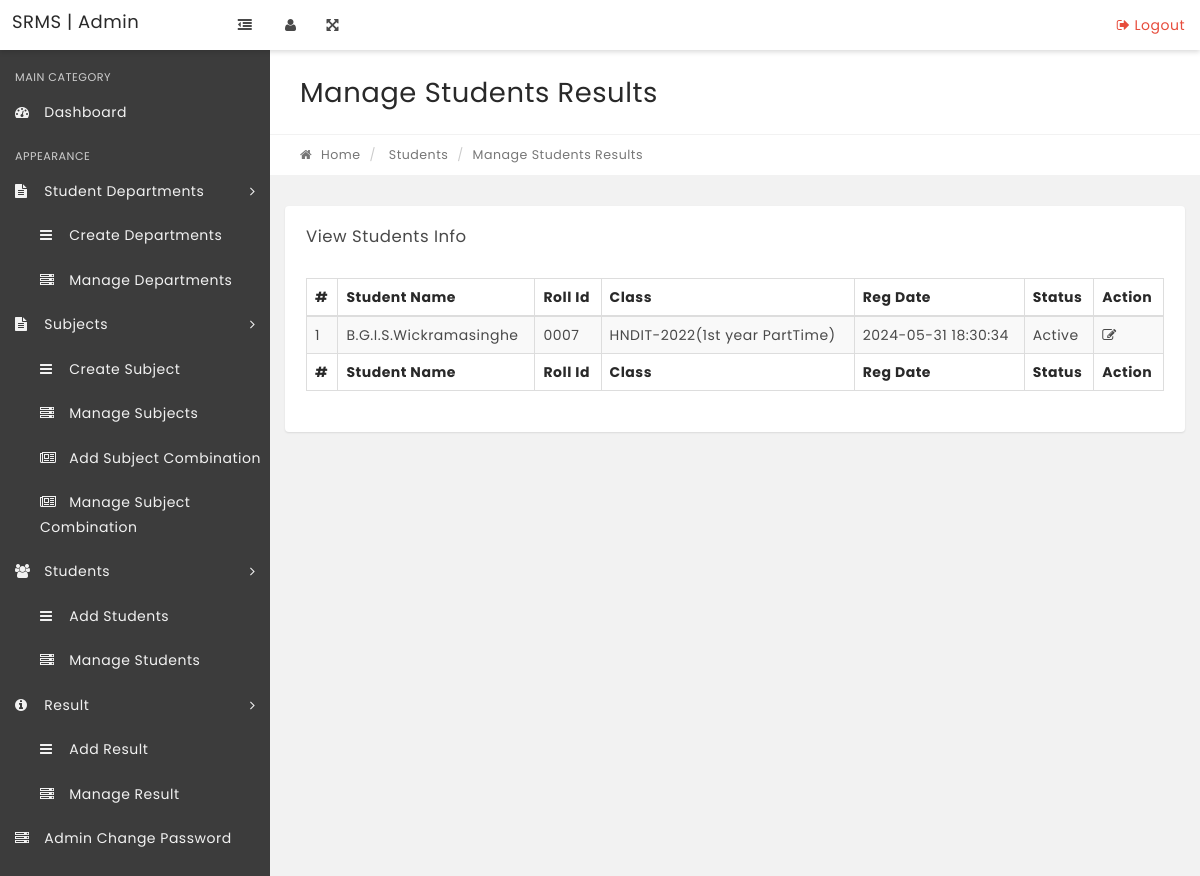
Screenshot of /manage-results.php with the database file from the repository.
### tables this page shows
CREATE TABLE IF NOT EXISTS `tblstudents` (
  `StudentId` int(11) NOT NULL AUTO_INCREMENT,
  `StudentName` varchar(100) NOT NULL,
  `RollId` varchar(100) NOT NULL,
  `StudentEmail` varchar(100) NOT NULL,
  `Gender` varchar(10) NOT NULL,
  `DOB` varchar(100) NOT NULL,
  `ClassId` int(11) NOT NULL,
  `RegDate` timestamp NOT NULL DEFAULT current_timestamp(),
  `UpdationDate` timestamp NULL DEFAULT NULL ON UPDATE current_timestamp(),
  `Status` int(1) NOT NULL,
  PRIMARY KEY (`StudentId`)
);

### manage-results.php (the view, shortened to what this page needs)
<?php
include('includes/config.php');
if(strlen($_SESSION['alogin'])=="")
    {
    header("Location: index.php");
    }
    else{
?>
<!DOCTYPE html>
<html lang="en">
    <head>
        <link rel="stylesheet" href="css/bootstrap.min.css" media="screen" >
        <link rel="stylesheet" href="css/font-awesome.min.css" media="screen" >
        <link rel="stylesheet" href="css/animate-css/animate.min.css" media="screen" >
        <link rel="stylesheet" href="css/lobipanel/lobipanel.min.css" media="screen" >
        <link rel="stylesheet" href="css/prism/prism.css" media="screen" >
        <link rel="stylesheet" type="text/css" href="js/DataTables/datatables.min.css"/>
        <link rel="stylesheet" href="css/main.css" media="screen" >
    </head>
    <body class="top-navbar-fixed">
        <div class="main-wrapper">
   <?php include('includes/topbar.php');?>
            <div class="content-wrapper">
                <div class="content-container">
<?php include('includes/leftbar.php');?>
                    <div class="main-page">
                        <div class="container-fluid">
                            <div class="row page-title-div">
                                <div class="col-md-6">
                                    <h2 class="title">Manage Students Results</h2>
                                </div>
                            </div>
                            <div class="row breadcrumb-div">
                                <div class="col-md-6">
                                    <ul class="breadcrumb">
            							<li><a href="dashboard.php"><i class="fa fa-home"></i> Home</a></li>
                                        <li> Students</li>
            							<li class="active">Manage Students Results</li>
            						</ul>
                                </div>
                            </div>
                        </div>
                        <section class="section">
                            <div class="container-fluid">
                                <div class="row">
                                    <div class="col-md-12">
                                        <div class="panel">
                                            <div class="panel-heading">
                                                <div class="panel-title">
                                                    <h5>View Students Info</h5>
                                                </div>
                                            </div>
                                            <div class="panel-body p-20">
                                                <table id="example" class="display table table-striped table-bordered" cellspacing="0" width="100%">
                                                    <thead>
                                                        <tr>
                                                            <th>#</th>
                                                            <th>Student Name</th>
                                                            <th>Roll Id</th>
                                                            <th>Class</th>
                                                            <th>Reg Date</th>
                                                            <th>Status</th>
                                                            <th>Action</th>
                                                        </tr>
                                                    </thead>
                                                    <tfoot>
                                                        <tr>
                                                          <th>#</th>
                                                            <th>Student Name</th>
                                                            <th>Roll Id</th>
                                                            <th>Class</th>
                                                            <th>Reg Date</th>
                                                            <th>Status</th>
                                                            <th>Action</th>
                                                        </tr>
                                                    </tfoot>
                                                    <tbody>
<?php $sql = "SELECT  distinct tblstudents.StudentName,tblstudents.RollId,tblstudents.RegDate,tblstudents.StudentId,tblstudents.Status,tblclasses.ClassName,tblclasses.Section from tblresult join tblstudents on tblstudents.StudentId=tblresult.StudentId  join tblclasses on tblclasses.id=tblresult.ClassId";
$query = $dbh->prepare($sql);
$query->execute();
$results=$query->fetchAll(PDO::FETCH_OBJ);
$cnt=1;
if($query->rowCount() > 0)
{
foreach($results as $result)
{   ?>
<tr>
 <td><?php echo htmlentities($cnt);?></td>
                                                            <td><?php echo htmlentities($result->StudentName);?></td>
                                                            <td><?php echo htmlentities($result->RollId);?></td>
                                                            <td><?php echo htmlentities($result->ClassName);?>(<?php echo htmlentities($result->Section);?>)</td>
                                                            <td><?php echo htmlentities($result->RegDate);?></td>
                                                             <td><?php if($result->Status==1){
echo htmlentities('Active');
}
else{
   echo htmlentities('Blocked');
}
                                                                ?></td>
<td>
<a href="edit-result.php?stid=<?php echo htmlentities($result->StudentId);?>"><i class="fa fa-edit" title="Edit Record"></i> </a>
</td>
</tr>
<?php $cnt=$cnt+1;}} ?>
                                                    </tbody>
                                                </table>
                                            </div>
                                        </div>
                                    </div>
                                                </div>
                                            </div>
                                        </div>
                                    </div>
                                </div>
                            </div>
    </body>
</html>
<?php } ?>

### rows the page displays
tblstudents: StudentName "B.G.I.S.Wickramasinghe", RollId "0007", ClassName "HNDIT-2022", Section "1st year PartTime", RegDate "2024-05-31 18:30:34"
